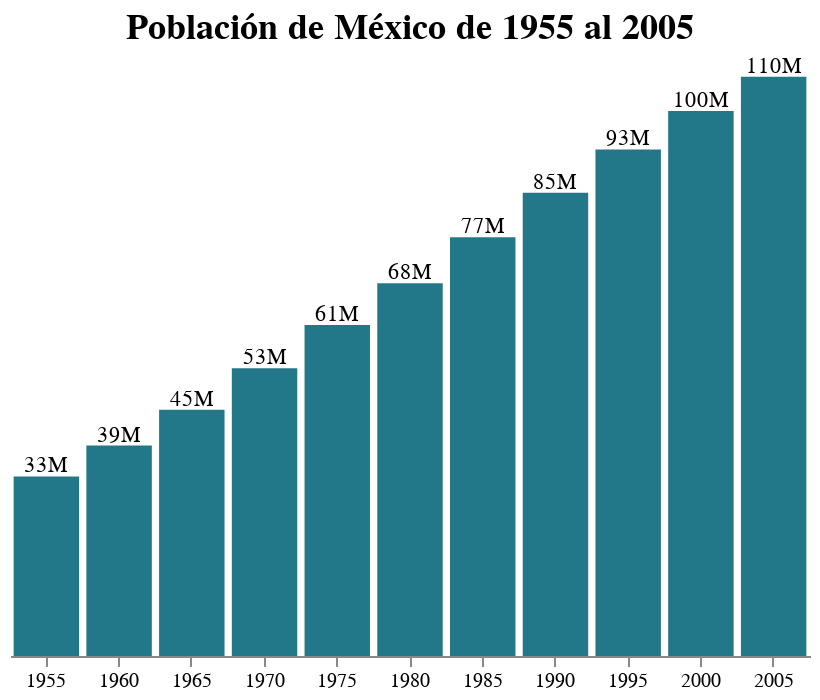

The notebook cell this image was saved under:
### Code cell
grafico_final.properties(  
    title = "Población de México de 1955 al 2005", 
    width = 400,  
).configure_title( 
    fontSize = 18,
).configure_view(
    strokeWidth=0   # Quita el recuadro de nuestro gráfico
)
   # al fin personalizo los dos gráficos juntos con properties directamente a la variable donde estan juntos los gráficos.

### Figure 1 — Vega-Lite specification as saved in the notebook (floating-point values rounded to 4 significant figures)
{"config": {"view": {"continuousWidth": 400, "continuousHeight": 300, "strokeWidth": 0}, "title": {"fontSize": 18}}, "layer": [{"mark": {"type": "bar", "color": "#227888"}, "encoding": {"x": {"axis": {"labelAngle": 0, "labelFontSize": 10}, "field": "year", "title": "", "type": "ordinal"}, "y": {"axis": {"domain": false, "format": ".2s", "grid": false, "labels": false, "ticks": false}, "field": "pop", "title": "", "type": "quantitative"}}}, {"mark": {"type": "text", "dy": -5}, "encoding": {"text": {"field": "pop", "format": ".2s", "type": "quantitative"}, "x": {"axis": {"labelAngle": 0, "labelFontSize": 10}, "field": "year", "title": "", "type": "ordinal"}, "y": {"axis": {"domain": false, "format": ".2s", "grid": false, "labels": false, "ticks": false}, "field": "pop", "title": "", "type": "quantitative"}}}], "data": {"name": "data-aba864ee56f53a3188d399bc2e3218f7"}, "title": "Población de México de 1955 al 2005", "width": 400, "$schema": "https://vega.github.io/schema/vega-lite/v4.17.0.json", "datasets": {"data-aba864ee56f53a3188d399bc2e3218f7": [{"year": 1955, "country": "Mexico", "cluster": 3, "pop": 32929914, "life_expect": 55.19, "fertility": 6.8}, {"year": 1960, "country": "Mexico", "cluster": 3, "pop": 38578505, "life_expect": 58.3, "fertility": 6.75}, {"year": 1965, "country": "Mexico", "cluster": 3, "pop": 45142399, "life_expect": 60.11, "fertility": 6.75}, {"year": 1970, "country": "Mexico", "cluster": 3, "pop": 52775158, "life_expect": 62.36, "fertility": 6.5}, {"year": 1975, "country": "Mexico", "cluster": 3, "pop": 60678045, "life_expect": 65.03, "fertility": 5.25}, {"year": 1980, "country": "Mexico", "cluster": 3, "pop": 68347479, "life_expect": 67.41, "fertility": 4.25}, {"year": 1985, "country": "Mexico", "cluster": 3, "pop": 76767225, "life_expect": 69.5, "fertility": 3.63}, {"year": 1990, "country": "Mexico", "cluster": 3, "pop": 84913652, "life_expect": 71.45, "fertility": 3.191}, {"year": 1995, "country": "Mexico", "cluster": 3, "pop": 92880353, "life_expect": 73.67, "fertility": 2.671}, {"year": 2000, "country": "Mexico", "cluster": 3, "pop": 99926620, "life_expect": 74.9, "fertility": 2.401}, {"year": 2005, "country": "Mexico", "cluster": 3, "pop": 106202903, "life_expect": 76.19, "fertility": 2.211}]}}
